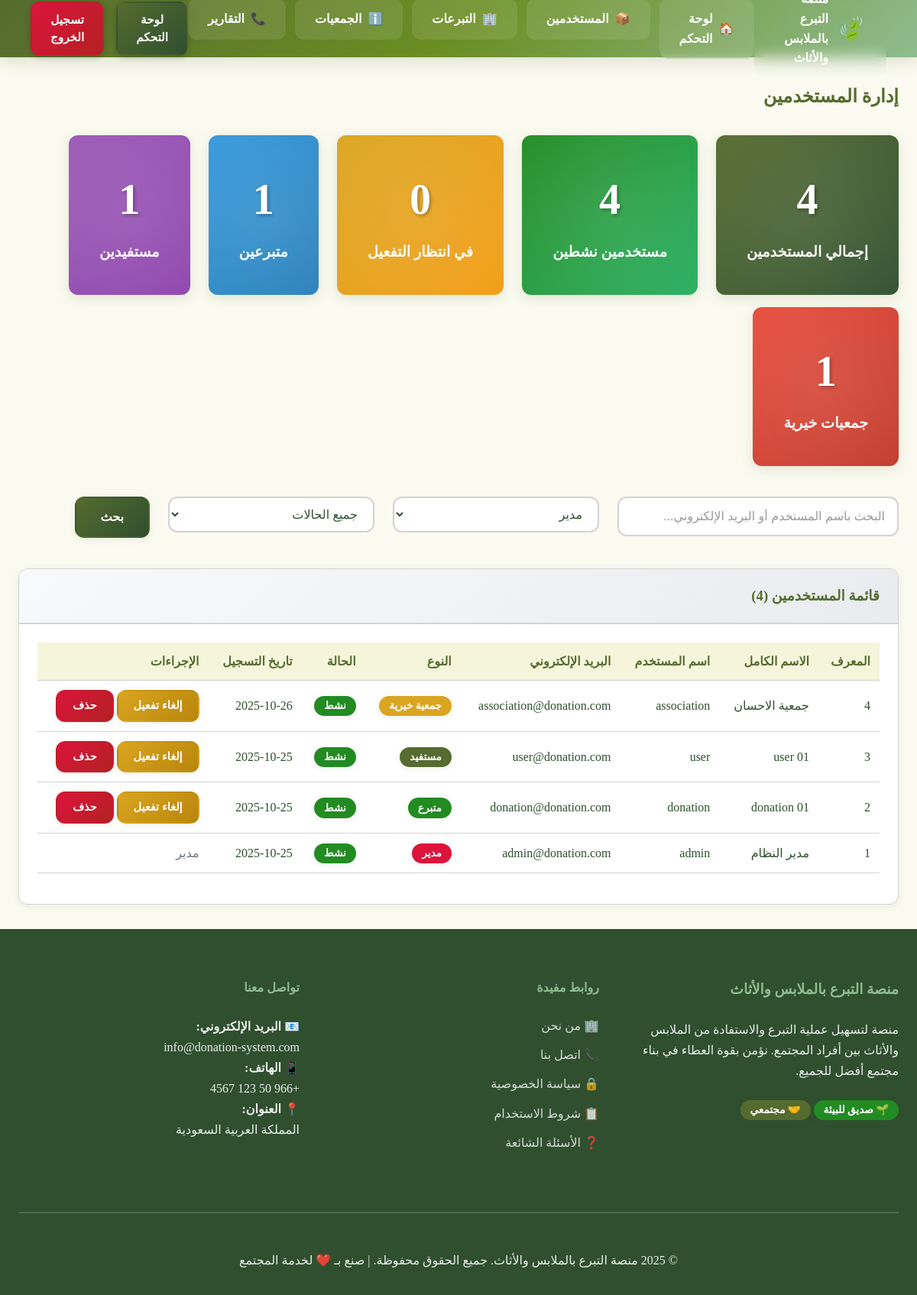
/admin-users.php (signed in), run on the app's committed database.
### tables this page shows
CREATE TABLE `users` (
  `id` int NOT NULL,
  `username` varchar(50) NOT NULL,
  `email` varchar(100) NOT NULL,
  `password` varchar(255) NOT NULL,
  `full_name` varchar(100) NOT NULL,
  `phone` varchar(15) DEFAULT NULL,
  `address` text,
  `user_type` enum('donor','beneficiary','charity','admin') NOT NULL,
  `status` enum('active','inactive','pending') DEFAULT 'active',
  `created_at` timestamp NULL DEFAULT CURRENT_TIMESTAMP,
  `updated_at` timestamp NULL DEFAULT CURRENT_TIMESTAMP ON UPDATE CURRENT_TIMESTAMP
);

### config.php (called while the page is built, shortened)
<?php
class Database {
    private static $instance = null;
    private $connection;
    private function __construct() {
        try {
            $dsn = "mysql:host=" . DB_HOST . ";dbname=" . DB_NAME . ";charset=" . DB_CHARSET;
            $this->connection = new PDO($dsn, DB_USER, DB_PASS, [
                PDO::ATTR_ERRMODE => PDO::ERRMODE_EXCEPTION,
                PDO::ATTR_DEFAULT_FETCH_MODE => PDO::FETCH_ASSOC,
                PDO::ATTR_EMULATE_PREPARES => false
            ]);
        } catch (PDOException $e) {
            die("فشل الاتصال بقاعدة البيانات: " . $e->getMessage());
        }
    }
    public static function getInstance() {
        if (self::$instance === null) {
            self::$instance = new self();
        }
        return self::$instance;
    }
    public function prepare($sql) {
        return $this->connection->prepare($sql);
    }
}
function escape($string) {
    return htmlspecialchars($string, ENT_QUOTES, 'UTF-8');
}
?>

### admin-users.php (the view, shortened to what this page needs)
<?php
require_once 'config.php';
$db = Database::getInstance();
$search = $_GET['search'] ?? '';
$page = max(1, (int)($_GET['page'] ?? 1));
$limit = 20;
$offset = ($page - 1) * $limit;
$whereConditions = [];
$params = [];
$whereClause = empty($whereConditions) ? '1=1' : implode(' AND ', $whereConditions);
$countSql = "SELECT COUNT(*) FROM users WHERE $whereClause";
$countStmt = $db->prepare($countSql);
$countStmt->execute($params);
$totalUsers = $countStmt->fetchColumn();
$sql = "SELECT * FROM users WHERE $whereClause ORDER BY created_at DESC LIMIT $limit OFFSET $offset";
$stmt = $db->prepare($sql);
$stmt->execute($params);
$users = $stmt->fetchAll();
$statsStmt = $db->prepare("
    SELECT
        COUNT(*) as total,
        COUNT(CASE WHEN status = 'active' THEN 1 END) as active,
        COUNT(CASE WHEN status = 'pending' THEN 1 END) as pending,
        COUNT(CASE WHEN user_type = 'donor' THEN 1 END) as donors,
        COUNT(CASE WHEN user_type = 'beneficiary' THEN 1 END) as beneficiaries,
        COUNT(CASE WHEN user_type = 'charity' THEN 1 END) as charities
    FROM users
");
$statsStmt->execute();
$stats = $statsStmt->fetch();
?>
<?php require_once 'includes/header.php'; ?>
    <section class="admin-section" style="padding: 2rem 0; min-height: 70vh;">
        <div class="container">
            <h1 style="color: var(--primary-color); margin-bottom: 2rem;">إدارة المستخدمين</h1>
            <div class="stats-grid mb-4">
                <div class="row">
                    <div class="col-2 col-sm-12 mb-3">
                        <div class="stats-card">
                            <div class="stats-number"><?php echo $stats['total']; ?></div>
                            <div class="stats-label">إجمالي المستخدمين</div>
                        </div>
                    </div>
                    <div class="col-2 col-sm-12 mb-3">
                        <div class="stats-card" style="background: linear-gradient(135deg, var(--success-color), #27ae60);">
                            <div class="stats-number"><?php echo $stats['active']; ?></div>
                            <div class="stats-label">مستخدمين نشطين</div>
                        </div>
                    </div>
                    <div class="col-2 col-sm-12 mb-3">
                        <div class="stats-card" style="background: linear-gradient(135deg, var(--warning-color), #f39c12);">
                            <div class="stats-number"><?php echo $stats['pending']; ?></div>
                            <div class="stats-label">في انتظار التفعيل</div>
                        </div>
                    </div>
                    <div class="col-2 col-sm-12 mb-3">
                        <div class="stats-card" style="background: linear-gradient(135deg, #3498db, #2980b9);">
                            <div class="stats-number"><?php echo $stats['donors']; ?></div>
                            <div class="stats-label">متبرعين</div>
                        </div>
                    </div>
                    <div class="col-2 col-sm-12 mb-3">
                        <div class="stats-card" style="background: linear-gradient(135deg, #9b59b6, #8e44ad);">
                            <div class="stats-number"><?php echo $stats['beneficiaries']; ?></div>
                            <div class="stats-label">مستفيدين</div>
                        </div>
                    </div>
                    <div class="col-2 col-sm-12 mb-3">
                        <div class="stats-card" style="background: linear-gradient(135deg, #e74c3c, #c0392b);">
                            <div class="stats-number"><?php echo $stats['charities']; ?></div>
                            <div class="stats-label">جمعيات خيرية</div>
                        </div>
                    </div>
                </div>
            </div>
            <div class="search-filters mb-4">
                <form method="GET" class="row">
                    <div class="col-4 col-sm-12 mb-3">
                        <input type="text" name="search" class="form-control"
                               placeholder="البحث باسم المستخدم أو البريد الإلكتروني..."
                               value="<?php echo escape($search); ?>">
                    </div>
                    <div class="col-3 col-sm-12 mb-3">
                        <select name="user_type" class="form-control form-select">
                            <option value="admin" <?php echo $userType === 'admin' ? 'selected' : ''; ?>>مدير</option>
                        </select>
                    </div>
                    <div class="col-3 col-sm-12 mb-3">
                        <select name="status" class="form-control form-select">
                            <option value="">جميع الحالات</option>
                        </select>
                    </div>
                    <div class="col-2 col-sm-12 mb-3">
                        <button type="submit" class="btn btn-primary w-100">بحث</button>
                    </div>
                </form>
            </div>
            <div class="card">
                <div class="card-header">
                    <h3>قائمة المستخدمين (<?php echo $totalUsers; ?>)</h3>
                </div>
                <div class="card-body">
                    <?php if (!empty($users)): ?>
                        <div class="table-responsive">
                            <table class="table">
                                <thead>
                                    <tr>
                                        <th>المعرف</th>
                                        <th>الاسم الكامل</th>
                                        <th>اسم المستخدم</th>
                                        <th>البريد الإلكتروني</th>
                                        <th>النوع</th>
                                        <th>الحالة</th>
                                        <th>تاريخ التسجيل</th>
                                        <th>الإجراءات</th>
                                    </tr>
                                </thead>
                                <tbody>
                                    <?php foreach ($users as $user): ?>
                                        <tr>
                                            <td><?php echo $user['id']; ?></td>
                                            <td><?php echo escape($user['full_name']); ?></td>
                                            <td><?php echo escape($user['username']); ?></td>
                                            <td><?php echo escape($user['email']); ?></td>
                                            <td>
                                                <?php
                                                $typeLabels = [
                                                    'donor' => 'متبرع',
                                                    'beneficiary' => 'مستفيد',
                                                    'charity' => 'جمعية خيرية',
                                                    'admin' => 'مدير'
                                                ];
                                                $typeColors = [
                                                    'donor' => 'success',
                                                    'beneficiary' => 'primary',
                                                    'charity' => 'warning',
                                                    'admin' => 'danger'
                                                ];
                                                ?>
                                                <span class="badge badge-<?php echo $typeColors[$user['user_type']]; ?>">
                                                    <?php echo $typeLabels[$user['user_type']]; ?>
                                                </span>
                                            </td>
                                            <td>
                                                <?php
                                                $statusLabels = [
                                                    'active' => 'نشط',
                                                    'inactive' => 'غير نشط',
                                                    'pending' => 'في الانتظار'
                                                ];
                                                $statusColors = [
                                                    'active' => 'success',
                                                    'inactive' => 'secondary',
                                                    'pending' => 'warning'
                                                ];
                                                ?>
                                                <span class="badge badge-<?php echo $statusColors[$user['status']]; ?>">
                                                    <?php echo $statusLabels[$user['status']]; ?>
                                                </span>
                                            </td>
                                            <td><?php echo date('Y-m-d', strtotime($user['created_at'])); ?></td>
                                            <td>
                                                <?php if ($user['user_type'] !== 'admin'): ?>
                                                    <div class="btn-group" style="display: flex; gap: 0.25rem;">
                                                        <?php if ($user['status'] !== 'active'): ?>
                                                            <form method="POST" style="display: inline;">
                                                                <input type="hidden" name="action" value="activate">
                                                                <input type="hidden" name="user_id" value="<?php echo $user['id']; ?>">
                                                                <button type="submit" class="btn btn-success btn-sm">تفعيل</button>
                                                            </form>
                                                        <?php else: ?>
                                                            <form method="POST" style="display: inline;">
                                                                <button type="submit" class="btn btn-warning btn-sm">إلغاء تفعيل</button>
                                                            </form>
                                                        <?php endif; ?>
                                                        <form method="POST" style="display: inline;"
                                                              onsubmit="return confirm('هل أنت متأكد من حذف هذا المستخدم؟')">
                                                            <button type="submit" class="btn btn-danger btn-sm">حذف</button>
                                                        </form>
                                                    </div>
                                                <?php else: ?>
                                                    <span class="text-muted">مدير</span>
                                                <?php endif; ?>
                                            </td>
                                        </tr>
                                    <?php endforeach; ?>
                                </tbody>
                            </table>
                        </div>
                    <?php else: ?>
                        <div class="text-center p-4">
                            <p class="text-muted">لا توجد مستخدمين</p>
                        </div>
                    <?php endif; ?>
                </div>
            </div>
        </div>
    </section>
<?php require_once 'includes/footer.php'; ?>

### data on the page
users: id "4", full_name "جمعية الاحسان", username "association", email "association@donation.com", user_type "جمعية خيرية", status "نشط", created_at "2025-10-26"
users: id "3", full_name "user 01", username "user", email "user@donation.com", user_type "مستفيد", status "نشط", created_at "2025-10-25"
users: id "2", full_name "donation 01", username "donation", email "donation@donation.com", user_type "متبرع", status "نشط", created_at "2025-10-25"
users: id "1", full_name "مدير النظام", username "admin", email "admin@donation.com", user_type "مدير", status "نشط", created_at "2025-10-25"

### other printed values
$item['label'] "لوحة التحكم"
$item['label'] "المستخدمين"
$item['label'] "التبرعات"
$item['label'] "الجمعيات"
$item['label'] "التقارير"
$stats['total'] "4"
$stats['active'] "4"
$stats['pending'] "0"
$stats['donors'] "1"
$stats['beneficiaries'] "1"
$stats['charities'] "1"
$totalUsers "4"
SITE_NAME "منصة التبرع بالملابس والأثاث"
